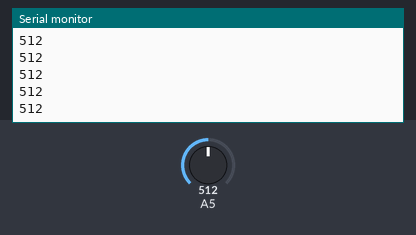
The sketch below on a simulated Arduino Uno, built with avr-gcc and run on an emulated ATmega328P. On the bench: the last lines printed to the serial monitor. Inputs (shaded band) come from the test bench; at power-on: A5 = 512.

Above: at 1.2 s.
1.3 s: A5 set to 716
At 2.1 s:
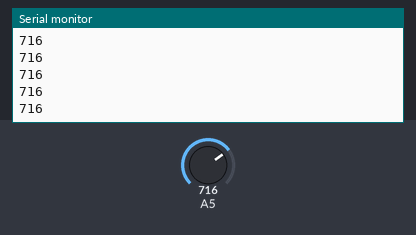
2.8 s: A5 set to 900
At 3.7 s:
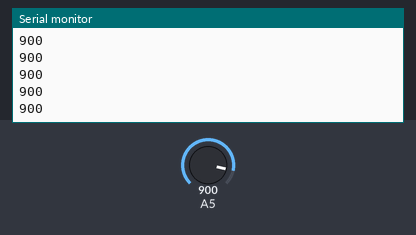
Timing chart, 0 to 5.8 s (numbered marks = the images above; inputs shaded):
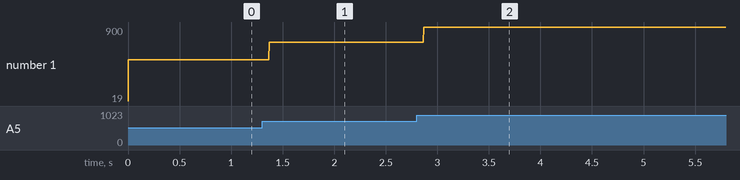

The sketch:

sketch_nov04a.ino
```cpp
//온도센서
void setup() {
Serial.begin(9600);
// 8iupinMode(19,OUTPUT);
Serial.println(A5);

}

void loop() {
  Serial.println(analogRead(A5));

}
```

Measured:
- after the input at 1.3 s, the serial monitor: prints a new line after 0.07 s (image 1)
- after the input at 2.8 s, the serial monitor: prints a new line after 0.07 s (image 2)
- plotted number 1: 512 → 716 after the input at 1.3 s, 716 → 900 after the input at 2.8 s
